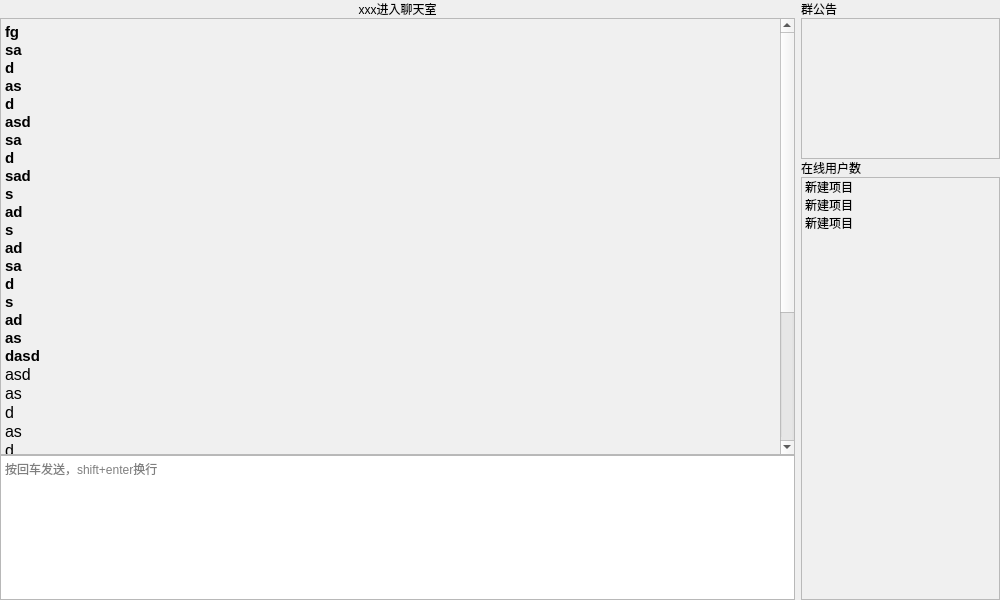
<?xml version="1.0" encoding="UTF-8"?>
<ui version="4.0">
 <class>Form</class>
 <widget class="QWidget" name="Form">
  <property name="geometry">
   <rect>
    <x>0</x>
    <y>0</y>
    <width>1000</width>
    <height>600</height>
   </rect>
  </property>
  <property name="windowTitle">
   <string>天泽聊天室</string>
  </property>
  <property name="windowIcon">
   <iconset>
    <normaloff>../imgs/log.png</normaloff>../imgs/log.png</iconset>
  </property>
  <layout class="QHBoxLayout" name="horizontalLayout" stretch="4,1">
   <property name="leftMargin">
    <number>0</number>
   </property>
   <property name="topMargin">
    <number>0</number>
   </property>
   <property name="rightMargin">
    <number>0</number>
   </property>
   <property name="bottomMargin">
    <number>0</number>
   </property>
   <item>
    <widget class="QWidget" name="widget" native="true">
     <layout class="QVBoxLayout" name="verticalLayout" stretch="0,3,1">
      <property name="spacing">
       <number>0</number>
      </property>
      <property name="leftMargin">
       <number>0</number>
      </property>
      <property name="topMargin">
       <number>0</number>
      </property>
      <property name="rightMargin">
       <number>0</number>
      </property>
      <property name="bottomMargin">
       <number>0</number>
      </property>
      <item>
       <widget class="QLabel" name="label">
        <property name="text">
         <string>xxx进入聊天室</string>
        </property>
        <property name="alignment">
         <set>Qt::AlignCenter</set>
        </property>
       </widget>
      </item>
      <item>
       <widget class="QTextBrowser" name="textBrowser">
        <property name="font">
         <font>
          <pointsize>12</pointsize>
         </font>
        </property>
        <property name="styleSheet">
         <string notr="true">QTextBrowser{
	background-color:rgb(240,240,240)
}
QScrollBar{
	background-color:rgb(240,240,240),
	width:8px
	
}
QScrollBar::sub_page,QScrollBar::add_page{
	background-color:rgb(240,240,240)
}
QScrollBar::handle{
	background-color:rgba(0,0,0,0.2);
	border-radius:4px
}
QScrollBar::handle:hover{
	background-color:rgba(0,0,0,0.4);
}
QScrollBar::sub-line,QScrollBar::add-line{
	border:none
}</string>
        </property>
        <property name="html">
         <string>&lt;!DOCTYPE HTML PUBLIC &quot;-//W3C//DTD HTML 4.0//EN&quot; &quot;http://www.w3.org/TR/REC-html40/strict.dtd&quot;&gt;
&lt;html&gt;&lt;head&gt;&lt;meta name=&quot;qrichtext&quot; content=&quot;1&quot; /&gt;&lt;meta charset=&quot;utf-8&quot; /&gt;&lt;style type=&quot;text/css&quot;&gt;
p, li { white-space: pre-wrap; }
hr { height: 1px; border-width: 0; }
li.unchecked::marker { content: &quot;\2610&quot;; }
li.checked::marker { content: &quot;\2612&quot;; }
&lt;/style&gt;&lt;/head&gt;&lt;body style=&quot; font-family:'Microsoft YaHei UI'; font-size:12pt; font-weight:400; font-style:normal;&quot;&gt;
&lt;p style=&quot; margin-top:0px; margin-bottom:0px; margin-left:0px; margin-right:0px; -qt-block-indent:0; text-indent:0px;&quot;&gt;&lt;span style=&quot; font-size:11pt; font-weight:700;&quot;&gt;fg&lt;/span&gt;&lt;/p&gt;
&lt;p style=&quot; margin-top:0px; margin-bottom:0px; margin-left:0px; margin-right:0px; -qt-block-indent:0; text-indent:0px;&quot;&gt;&lt;span style=&quot; font-size:11pt; font-weight:700;&quot;&gt;sa&lt;/span&gt;&lt;/p&gt;
&lt;p style=&quot; margin-top:0px; margin-bottom:0px; margin-left:0px; margin-right:0px; -qt-block-indent:0; text-indent:0px;&quot;&gt;&lt;span style=&quot; font-size:11pt; font-weight:700;&quot;&gt;d&lt;/span&gt;&lt;/p&gt;
&lt;p style=&quot; margin-top:0px; margin-bottom:0px; margin-left:0px; margin-right:0px; -qt-block-indent:0; text-indent:0px;&quot;&gt;&lt;span style=&quot; font-size:11pt; font-weight:700;&quot;&gt;as&lt;/span&gt;&lt;/p&gt;
&lt;p style=&quot; margin-top:0px; margin-bottom:0px; margin-left:0px; margin-right:0px; -qt-block-indent:0; text-indent:0px;&quot;&gt;&lt;span style=&quot; font-size:11pt; font-weight:700;&quot;&gt;d&lt;/span&gt;&lt;/p&gt;
&lt;p style=&quot; margin-top:0px; margin-bottom:0px; margin-left:0px; margin-right:0px; -qt-block-indent:0; text-indent:0px;&quot;&gt;&lt;span style=&quot; font-size:11pt; font-weight:700;&quot;&gt;asd&lt;/span&gt;&lt;/p&gt;
&lt;p style=&quot; margin-top:0px; margin-bottom:0px; margin-left:0px; margin-right:0px; -qt-block-indent:0; text-indent:0px;&quot;&gt;&lt;span style=&quot; font-size:11pt; font-weight:700;&quot;&gt;sa&lt;/span&gt;&lt;/p&gt;
&lt;p style=&quot; margin-top:0px; margin-bottom:0px; margin-left:0px; margin-right:0px; -qt-block-indent:0; text-indent:0px;&quot;&gt;&lt;span style=&quot; font-size:11pt; font-weight:700;&quot;&gt;d&lt;/span&gt;&lt;/p&gt;
&lt;p style=&quot; margin-top:0px; margin-bottom:0px; margin-left:0px; margin-right:0px; -qt-block-indent:0; text-indent:0px;&quot;&gt;&lt;span style=&quot; font-size:11pt; font-weight:700;&quot;&gt;sad&lt;/span&gt;&lt;/p&gt;
&lt;p style=&quot; margin-top:0px; margin-bottom:0px; margin-left:0px; margin-right:0px; -qt-block-indent:0; text-indent:0px;&quot;&gt;&lt;span style=&quot; font-size:11pt; font-weight:700;&quot;&gt;s&lt;/span&gt;&lt;/p&gt;
&lt;p style=&quot; margin-top:0px; margin-bottom:0px; margin-left:0px; margin-right:0px; -qt-block-indent:0; text-indent:0px;&quot;&gt;&lt;span style=&quot; font-size:11pt; font-weight:700;&quot;&gt;ad&lt;/span&gt;&lt;/p&gt;
&lt;p style=&quot; margin-top:0px; margin-bottom:0px; margin-left:0px; margin-right:0px; -qt-block-indent:0; text-indent:0px;&quot;&gt;&lt;span style=&quot; font-size:11pt; font-weight:700;&quot;&gt;s&lt;/span&gt;&lt;/p&gt;
&lt;p style=&quot; margin-top:0px; margin-bottom:0px; margin-left:0px; margin-right:0px; -qt-block-indent:0; text-indent:0px;&quot;&gt;&lt;span style=&quot; font-size:11pt; font-weight:700;&quot;&gt;ad&lt;/span&gt;&lt;/p&gt;
&lt;p style=&quot; margin-top:0px; margin-bottom:0px; margin-left:0px; margin-right:0px; -qt-block-indent:0; text-indent:0px;&quot;&gt;&lt;span style=&quot; font-size:11pt; font-weight:700;&quot;&gt;sa&lt;/span&gt;&lt;/p&gt;
&lt;p style=&quot; margin-top:0px; margin-bottom:0px; margin-left:0px; margin-right:0px; -qt-block-indent:0; text-indent:0px;&quot;&gt;&lt;span style=&quot; font-size:11pt; font-weight:700;&quot;&gt;d&lt;/span&gt;&lt;/p&gt;
&lt;p style=&quot; margin-top:0px; margin-bottom:0px; margin-left:0px; margin-right:0px; -qt-block-indent:0; text-indent:0px;&quot;&gt;&lt;span style=&quot; font-size:11pt; font-weight:700;&quot;&gt;s&lt;/span&gt;&lt;/p&gt;
&lt;p style=&quot; margin-top:0px; margin-bottom:0px; margin-left:0px; margin-right:0px; -qt-block-indent:0; text-indent:0px;&quot;&gt;&lt;span style=&quot; font-size:11pt; font-weight:700;&quot;&gt;ad&lt;/span&gt;&lt;/p&gt;
&lt;p style=&quot; margin-top:0px; margin-bottom:0px; margin-left:0px; margin-right:0px; -qt-block-indent:0; text-indent:0px;&quot;&gt;&lt;span style=&quot; font-size:11pt; font-weight:700;&quot;&gt;as&lt;/span&gt;&lt;/p&gt;
&lt;p style=&quot; margin-top:0px; margin-bottom:0px; margin-left:0px; margin-right:0px; -qt-block-indent:0; text-indent:0px;&quot;&gt;&lt;span style=&quot; font-size:11pt; font-weight:700;&quot;&gt;dasd&lt;/span&gt;&lt;/p&gt;
&lt;p style=&quot; margin-top:0px; margin-bottom:0px; margin-left:0px; margin-right:0px; -qt-block-indent:0; text-indent:0px;&quot;&gt;asd&lt;/p&gt;
&lt;p style=&quot; margin-top:0px; margin-bottom:0px; margin-left:0px; margin-right:0px; -qt-block-indent:0; text-indent:0px;&quot;&gt;as&lt;/p&gt;
&lt;p style=&quot; margin-top:0px; margin-bottom:0px; margin-left:0px; margin-right:0px; -qt-block-indent:0; text-indent:0px;&quot;&gt;d&lt;/p&gt;
&lt;p style=&quot; margin-top:0px; margin-bottom:0px; margin-left:0px; margin-right:0px; -qt-block-indent:0; text-indent:0px;&quot;&gt;as&lt;/p&gt;
&lt;p style=&quot; margin-top:0px; margin-bottom:0px; margin-left:0px; margin-right:0px; -qt-block-indent:0; text-indent:0px;&quot;&gt;d&lt;/p&gt;
&lt;p style=&quot; margin-top:0px; margin-bottom:0px; margin-left:0px; margin-right:0px; -qt-block-indent:0; text-indent:0px;&quot;&gt;sa&lt;/p&gt;
&lt;p style=&quot; margin-top:0px; margin-bottom:0px; margin-left:0px; margin-right:0px; -qt-block-indent:0; text-indent:0px;&quot;&gt;d&lt;/p&gt;
&lt;p style=&quot; margin-top:0px; margin-bottom:0px; margin-left:0px; margin-right:0px; -qt-block-indent:0; text-indent:0px;&quot;&gt;asd&lt;/p&gt;
&lt;p style=&quot;-qt-paragraph-type:empty; margin-top:0px; margin-bottom:0px; margin-left:0px; margin-right:0px; -qt-block-indent:0; text-indent:0px;&quot;&gt;&lt;br /&gt;&lt;/p&gt;
&lt;p style=&quot; margin-top:0px; margin-bottom:0px; margin-left:0px; margin-right:0px; -qt-block-indent:0; text-indent:0px;&quot;&gt;asd&lt;/p&gt;
&lt;p style=&quot;-qt-paragraph-type:empty; margin-top:0px; margin-bottom:0px; margin-left:0px; margin-right:0px; -qt-block-indent:0; text-indent:0px;&quot;&gt;&lt;br /&gt;&lt;/p&gt;
&lt;p style=&quot; margin-top:0px; margin-bottom:0px; margin-left:0px; margin-right:0px; -qt-block-indent:0; text-indent:0px;&quot;&gt;asd&lt;/p&gt;
&lt;p style=&quot;-qt-paragraph-type:empty; margin-top:0px; margin-bottom:0px; margin-left:0px; margin-right:0px; -qt-block-indent:0; text-indent:0px;&quot;&gt;&lt;br /&gt;&lt;/p&gt;
&lt;p style=&quot; margin-top:0px; margin-bottom:0px; margin-left:0px; margin-right:0px; -qt-block-indent:0; text-indent:0px;&quot;&gt;sadasd&lt;/p&gt;
&lt;p style=&quot; margin-top:0px; margin-bottom:0px; margin-left:0px; margin-right:0px; -qt-block-indent:0; text-indent:0px;&quot;&gt;&lt;span style=&quot; font-size:11pt; font-weight:700;&quot;&gt;asd&lt;/span&gt;&lt;/p&gt;&lt;/body&gt;&lt;/html&gt;</string>
        </property>
        <property name="openLinks">
         <bool>false</bool>
        </property>
       </widget>
      </item>
      <item>
       <widget class="QTextEdit" name="textEdit">
        <property name="placeholderText">
         <string>按回车发送，shift+enter换行</string>
        </property>
       </widget>
      </item>
     </layout>
    </widget>
   </item>
   <item>
    <widget class="QWidget" name="widget_2" native="true">
     <layout class="QVBoxLayout" name="verticalLayout_2" stretch="0,1,0,3">
      <property name="spacing">
       <number>0</number>
      </property>
      <property name="leftMargin">
       <number>0</number>
      </property>
      <property name="topMargin">
       <number>0</number>
      </property>
      <property name="rightMargin">
       <number>0</number>
      </property>
      <property name="bottomMargin">
       <number>0</number>
      </property>
      <item>
       <widget class="QLabel" name="label_2">
        <property name="text">
         <string>群公告</string>
        </property>
       </widget>
      </item>
      <item>
       <widget class="QTextEdit" name="textEdit_2">
        <property name="styleSheet">
         <string notr="true">QTextEdit{
	background-color:rgb(240,240,240)
}
QScrollBar{
	background-color:rgb(240,240,240),
	width:8px
	
}
QScrollBar::sub_page,QScrollBar::add_page{
	background-color:rgb(240,240,240)
}
QScrollBar::handle{
	background-color:rgba(0,0,0,0.2);
	border-radius:4px
}
QScrollBar::handle:hover{
	background-color:rgba(0,0,0,0.4);
}
QScrollBar::sub-line,QScrollBar::add-line{
	border:none
}</string>
        </property>
        <property name="readOnly">
         <bool>true</bool>
        </property>
       </widget>
      </item>
      <item>
       <widget class="QLabel" name="label_3">
        <property name="text">
         <string>在线用户数</string>
        </property>
       </widget>
      </item>
      <item>
       <widget class="QListWidget" name="listWidget">
        <property name="styleSheet">
         <string notr="true">QListWidget{
	background-color:rgb(240,240,240)
}
QScrollBar{
	background-color:rgb(240,240,240),
	width:8px
	
}
QScrollBar::sub_page,QScrollBar::add_page{
	background-color:rgb(240,240,240)
}
QScrollBar::handle{
	background-color:rgba(0,0,0,0.2);
	border-radius:4px
}
QScrollBar::handle:hover{
	background-color:rgba(0,0,0,0.4);
}
QScrollBar::sub-line,QScrollBar::add-line{
	border:none
}</string>
        </property>
        <item>
         <property name="text">
          <string>新建项目</string>
         </property>
        </item>
        <item>
         <property name="text">
          <string>新建项目</string>
         </property>
        </item>
        <item>
         <property name="text">
          <string>新建项目</string>
         </property>
        </item>
       </widget>
      </item>
     </layout>
    </widget>
   </item>
  </layout>
 </widget>
 <resources/>
 <connections/>
</ui>
